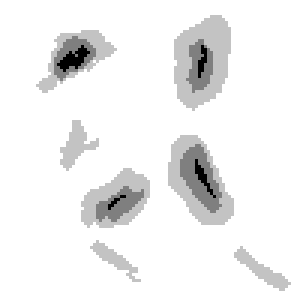
#> input picture topography_1.png, 100 x 100 px (shown 3 times larger)
$ python radar_optimization.py
#> lines starting #> are read from the running program, lines starting #| are printed output that depends on the picture
### radar_map.py
# -*- coding: utf-8 -*-
"""
Spyder Editor

This is a temporary script file.
"""

import numpy as np
import matplotlib.pyplot as plt
from math import *
import matplotlib.image as mpimg
from PIL import Image


def decay_function(r, r_max, style):


    if style == 'none':
        if r <= r_max:
            return 1
        else:
            return 0

    elif style == 'linear':
    # Linear Decay from strength 1 at radius 1 to
    # stregth 0 and radius r_max

        m = 1/(1 - r_max)
        return m*(r - r_max)

    # Exponential Decay from strength 1 at radius 1
    elif style == 'exp':

        const = -0.05

        return exp(const*(r-1))


def draw_circle(centre, r_max, resolution, vision, topo, theta, decay,
                max_height):

    # theta is the angle of the radar
    # resolution is how many angle iterations you have


    plot_height, plot_width = topo.shape
    radar_height = topo[centre[1], centre[0]]

    for i in range(0, resolution + 1):


        current_min_strength = 1

        for r in range(1, r_max + 1):

            # within this radial direction track the strengths and
            # use the current lowest


            x = floor(centre[0] + r*cos(2*pi*i/resolution))
            y = floor(centre[1] + r*sin(2*pi*i/resolution))

            if y > plot_height - 1 or y < 0:
                break
            if x > plot_width - 1 or x < 0:
                break

            # MOUNTAINS REDUCE SIGNAL
            # pull down height to ground level
            current_height = max(topo[(y,x)] - radar_height, 0)
            scaled_max_height = max_height - radar_height

            #
            gap = min(r*tan(theta), scaled_max_height) - current_height

            ratio = gap/(r*tan(theta))
            strength = max(ratio, 0)

            current_min_strength = min(strength, current_min_strength)

            # power = strength x decay function
            power = current_min_strength*decay_function(r, r_max, decay)


            vision[(y,x)] = max(power, vision[(y,x)])

    return vision


def field_of_vision(centres, r_maxs, topo, theta, decay, resolution,
                    max_height):


    vision = np.zeros(topo.shape)

    for centre, r_max in zip(centres, r_maxs):
        vision = draw_circle(centre, r_max, resolution, vision, topo, theta*pi/180, decay,
                             max_height = max_height)


    print(vision)


    # Two subplots, unpack the axes array immediately
    f1, ax1 = plt.subplots(1, 1, sharey=True)
    plot1 = ax1.imshow(vision, interpolation = 'none')
    ax1.set_title('Radar')
    col_bar1 = f1.colorbar(plot1)

    f2, ax2 = plt.subplots(1, 1, sharey=True)
    plot2 = ax2.imshow(topo, interpolation = 'none')
    ax2.set_title('Mountain')
    col_bar2 = f2.colorbar(plot2)


    return vision

# main

resolution = 400

image = Image.open("topography_1.png").convert("L")
arr = np.asarray(image)
arr = (255 - arr)*(10/255)
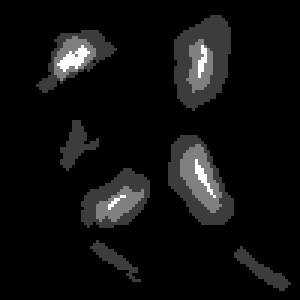
#> arr: shape (100, 100) float64 (shown 3 times larger); min 0, max 10, mean 0.599; drawn with min black and max white

field_of_vision([(72,17)], [40], arr, 30, 'linear', resolution,
                max_height = 15)
#> the loop in field_of_vision, `for centre, r_max in zip(centres, r_maxs):` made 1 pass
#> radar_height in draw_circle on pass 1: 2.35
#> pass 1, in field_of_vision, `vision = draw_circle(centre, r_max, resolution, vision, topo, theta*pi..`:
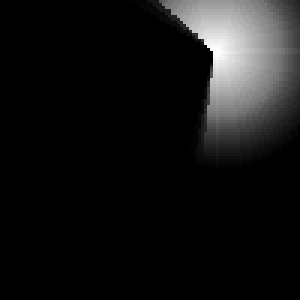
#> vision: shape (100, 100) float64 (shown 3 times larger); min 0, max 1, mean 0.081
#> (printed output is left out)


#test = np.zeros((100, 100))
#test[70:80, 70:80] = 5
#field_of_vision([(68,68)], [20], test, 45, 'none', resolution)
#

### plotutil.py
import os
import math
import matplotlib.pyplot as plt
import matplotlib.gridspec as gridspec
import string
import seaborn as sns

FIGSIZE = (7, 3)
#> FIGSIZE = (7, 3)
FONTSIZE = {'label': 7, 'tick': 6, 'annotation': 10, 'legend': 6}
TOP = 0.95
FIG_DIR = '../figs'

sns.set_style("ticks")


class Figure:
    # [17 lines left out: function __init__, not called in this run]

    def __getitem__(self, n):
        return self.axes[n]

    # [19 lines left out: functions add_label, save, not called in this run]

    def close(self, dirname, filename=None):
        self.save(dirname, filename)
        plt.close()

### radar_optimization.py
import radar_map
from optimize_location import optimize, plot_comparison_score
import numpy as np
from PIL import Image


xy_range = ((0, 1), (0, 1))
POINTS = (334, 418)

grid_for_QR = np.meshgrid(np.linspace(*xy_range[0], POINTS[0]),
                          np.linspace(*xy_range[1], POINTS[1]))


def main():
    city_centers = [(0.3, 0.3), (0.7, 0.4), (0.2, 0.7)]

    def Q_each(x_c, y_c, grid=grid_for_QR):
        a = 0.3
        r = a ** 2 - (grid[0] - x_c) ** 2 - (grid[1] - y_c) ** 2
        r[r < 0] = 0
        return r

    Q = np.zeros_like(grid_for_QR[0])
    for city_center in city_centers:
        Q = np.maximum(Q, Q_each(*city_center))

    Q = np.ones_like(Q)

    #image = Image.open("topography_1.png").convert("L")
    #arr = np.asarray(image)
    #arr = (255 - arr) * (10 / 255)

#> (the run stopped early here; a loop or call above may not have finished)
